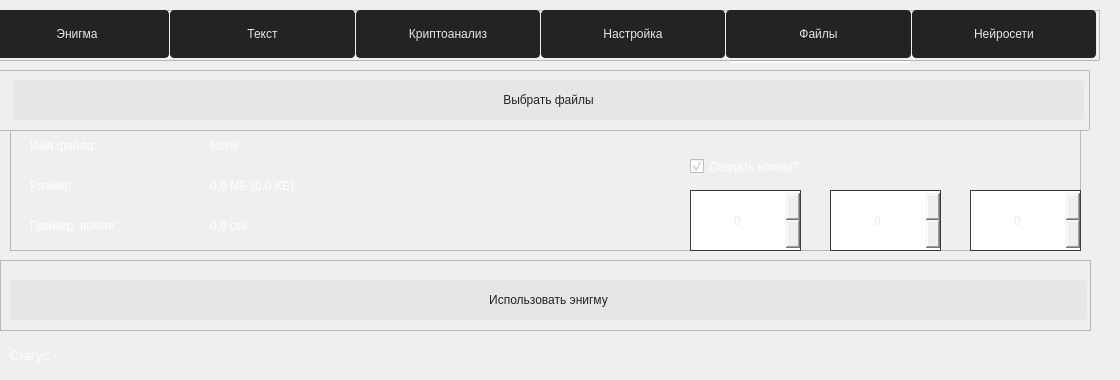
    <widget class="QWidget" name="tab_3">
     <attribute name="title">
      <string>Работа с файлами</string>
     </attribute>
     <widget class="QFrame" name="frame_3">
      <property name="geometry">
       <rect>
        <x>-11</x>
        <y>10</y>
        <width>1111</width>
        <height>51</height>
       </rect>
      </property>
      <property name="styleSheet">
       <string notr="true">QPushButton{
	border: 1px solid rgb(35, 35, 35);
	background-color: rgb(35, 35, 35);
	border-radius: 4px;
	color: rgb(230, 230, 230);
}

QPushButton:hover{
	background-color: rgb(0, 65, 65);
	border: 1px solid rgb(0, 35, 35);
}
QPushButton:pressed{
	background-color: rgb(0, 35, 35);
	border: 1px solid rgb(0, 15, 15);
}</string>
      </property>
      <property name="frameShape">
       <enum>QFrame::StyledPanel</enum>
      </property>
      <property name="frameShadow">
       <enum>QFrame::Raised</enum>
      </property>
      <widget class="QWidget" name="horizontalLayoutWidget_3">
       <property name="geometry">
        <rect>
         <x>-4</x>
         <y>0</y>
         <width>1111</width>
         <height>51</height>
        </rect>
       </property>
       <layout class="QHBoxLayout" name="horizontalLayout_3">
        <property name="spacing">
         <number>1</number>
        </property>
        <property name="sizeConstraint">
         <enum>QLayout::SetMaximumSize</enum>
        </property>
        <property name="leftMargin">
         <number>0</number>
        </property>
        <item>
         <widget class="QPushButton" name="pushButton_7">
          <property name="minimumSize">
           <size>
            <width>0</width>
            <height>48</height>
           </size>
          </property>
          <property name="text">
           <string>Энигма</string>
          </property>
         </widget>
        </item>
        <item>
         <widget class="QPushButton" name="pushButton_8">
          <property name="minimumSize">
           <size>
            <width>0</width>
            <height>48</height>
           </size>
          </property>
          <property name="text">
           <string>Текст</string>
          </property>
         </widget>
        </item>
        <item>
         <widget class="QPushButton" name="pushButton_14">
          <property name="minimumSize">
           <size>
            <width>0</width>
            <height>48</height>
           </size>
          </property>
          <property name="styleSheet">
           <string notr="true"/>
          </property>
          <property name="text">
           <string>Криптоанализ</string>
          </property>
         </widget>
        </item>
        <item>
         <widget class="QPushButton" name="pushButton_28">
          <property name="minimumSize">
           <size>
            <width>0</width>
            <height>48</height>
           </size>
          </property>
          <property name="text">
           <string>Настройка</string>
          </property>
         </widget>
        </item>
        <item>
         <widget class="QPushButton" name="pushButton_9">
          <property name="minimumSize">
           <size>
            <width>0</width>
            <height>48</height>
           </size>
          </property>
          <property name="text">
           <string>Файлы</string>
          </property>
         </widget>
        </item>
        <item>
         <widget class="QPushButton" name="pushButton_46">
          <property name="minimumSize">
           <size>
            <width>0</width>
            <height>48</height>
           </size>
          </property>
          <property name="text">
           <string>Нейросети</string>
          </property>
         </widget>
        </item>
       </layout>
      </widget>
     </widget>
     <widget class="Line" name="line_3">
      <property name="geometry">
       <rect>
        <x>730</x>
        <y>60</y>
        <width>180</width>
        <height>3</height>
       </rect>
      </property>
      <property name="styleSheet">
       <string notr="true">background-color: rgb(255, 255, 255);</string>
      </property>
      <property name="orientation">
       <enum>Qt::Horizontal</enum>
      </property>
     </widget>
     <widget class="QFrame" name="frame_10">
      <property name="geometry">
       <rect>
        <x>-11</x>
        <y>70</y>
        <width>1101</width>
        <height>61</height>
       </rect>
      </property>
      <property name="styleSheet">
       <string notr="true">QPushButton{
	border: 1px solid rgb(230, 230, 230);
	background-color: rgb(230, 230, 230);
	border-radius: 4px;
	color: rgb(35, 35, 35);
}

QPushButton:hover{
	background-color: rgb(0, 65, 65);
	border: 1px solid rgb(0, 35, 35);
}
QPushButton:pressed{
	color: rgb(255, 255, 255);
	background-color: rgb(0, 35, 35);
	border: 1px solid rgb(0, 15, 15);
}</string>
      </property>
      <property name="frameShape">
       <enum>QFrame::StyledPanel</enum>
      </property>
      <property name="frameShadow">
       <enum>QFrame::Raised</enum>
      </property>
      <widget class="QPushButton" name="pushButton_39">
       <property name="geometry">
        <rect>
         <x>24</x>
         <y>10</y>
         <width>1071</width>
         <height>40</height>
        </rect>
       </property>
       <property name="minimumSize">
        <size>
         <width>0</width>
         <height>40</height>
        </size>
       </property>
       <property name="styleSheet">
        <string notr="true"/>
       </property>
       <property name="text">
        <string>Выбрать файлы</string>
       </property>
      </widget>
     </widget>
     <widget class="QFrame" name="frame_11">
      <property name="geometry">
       <rect>
        <x>10</x>
        <y>130</y>
        <width>1071</width>
        <height>121</height>
       </rect>
      </property>
      <property name="styleSheet">
       <string notr="true">color: rgb(255, 255, 255);</string>
      </property>
      <property name="frameShape">
       <enum>QFrame::StyledPanel</enum>
      </property>
      <property name="frameShadow">
       <enum>QFrame::Raised</enum>
      </property>
      <widget class="QLabel" name="label_14">
       <property name="geometry">
        <rect>
         <x>20</x>
         <y>0</y>
         <width>181</width>
         <height>31</height>
        </rect>
       </property>
       <property name="text">
        <string>Имя файла:</string>
       </property>
      </widget>
      <widget class="QLabel" name="label_16">
       <property name="geometry">
        <rect>
         <x>200</x>
         <y>0</y>
         <width>871</width>
         <height>31</height>
        </rect>
       </property>
       <property name="styleSheet">
        <string notr="true">font: 11pt &quot;Sitka Heading&quot;;</string>
       </property>
       <property name="text">
        <string>None</string>
       </property>
      </widget>
      <widget class="QLabel" name="label_17">
       <property name="geometry">
        <rect>
         <x>20</x>
         <y>30</y>
         <width>171</width>
         <height>51</height>
        </rect>
       </property>
       <property name="text">
        <string>Размер:</string>
       </property>
      </widget>
      <widget class="QLabel" name="label_18">
       <property name="geometry">
        <rect>
         <x>200</x>
         <y>40</y>
         <width>521</width>
         <height>31</height>
        </rect>
       </property>
       <property name="text">
        <string>0.0 МБ (0.0 КБ)</string>
       </property>
      </widget>
      <widget class="QLabel" name="label_19">
       <property name="geometry">
        <rect>
         <x>20</x>
         <y>80</y>
         <width>171</width>
         <height>31</height>
        </rect>
       </property>
       <property name="text">
        <string>Пример. время:</string>
       </property>
      </widget>
      <widget class="QLabel" name="label_20">
       <property name="geometry">
        <rect>
         <x>200</x>
         <y>80</y>
         <width>521</width>
         <height>31</height>
        </rect>
       </property>
       <property name="text">
        <string>0.0 сек</string>
       </property>
      </widget>
      <widget class="QSpinBox" name="spinBox_5">
       <property name="geometry">
        <rect>
         <x>680</x>
         <y>60</y>
         <width>111</width>
         <height>61</height>
        </rect>
       </property>
       <property name="styleSheet">
        <string notr="true">color: rgb(235, 235, 235);
font: 18pt &quot;Segoe UI&quot;;
border: 1px solid rgb(59, 59, 59);</string>
       </property>
       <property name="alignment">
        <set>Qt::AlignCenter</set>
       </property>
       <property name="minimum">
        <number>0</number>
       </property>
       <property name="maximum">
        <number>255</number>
       </property>
       <property name="value">
        <number>0</number>
       </property>
      </widget>
      <widget class="QSpinBox" name="spinBox_6">
       <property name="geometry">
        <rect>
         <x>960</x>
         <y>60</y>
         <width>111</width>
         <height>61</height>
        </rect>
       </property>
       <property name="styleSheet">
        <string notr="true">color: rgb(235, 235, 235);
font: 18pt &quot;Segoe UI&quot;;
border: 1px solid rgb(59, 59, 59);</string>
       </property>
       <property name="alignment">
        <set>Qt::AlignCenter</set>
       </property>
       <property name="minimum">
        <number>0</number>
       </property>
       <property name="maximum">
        <number>255</number>
       </property>
       <property name="value">
        <number>0</number>
       </property>
      </widget>
      <widget class="QSpinBox" name="spinBox_7">
       <property name="geometry">
        <rect>
         <x>820</x>
         <y>60</y>
         <width>111</width>
         <height>61</height>
        </rect>
       </property>
       <property name="styleSheet">
        <string notr="true">color: rgb(235, 235, 235);
font: 18pt &quot;Segoe UI&quot;;
border: 1px solid rgb(59, 59, 59);</string>
       </property>
       <property name="alignment">
        <set>Qt::AlignCenter</set>
       </property>
       <property name="minimum">
        <number>0</number>
       </property>
       <property name="maximum">
        <number>255</number>
       </property>
       <property name="value">
        <number>0</number>
       </property>
      </widget>
      <widget class="QCheckBox" name="checkBox_2">
       <property name="geometry">
        <rect>
         <x>680</x>
         <y>26</y>
         <width>391</width>
         <height>21</height>
        </rect>
       </property>
       <property name="text">
        <string>Создать копию?</string>
       </property>
       <property name="checked">
        <bool>true</bool>
       </property>
      </widget>
     </widget>
     <widget class="QFrame" name="frame_13">
      <property name="geometry">
       <rect>
        <x>0</x>
        <y>260</y>
        <width>1091</width>
        <height>71</height>
       </rect>
      </property>
      <property name="styleSheet">
       <string notr="true">QPushButton{
	border: 1px solid rgb(230, 230, 230);
	background-color: rgb(230, 230, 230);
	border-radius: 4px;
	color: rgb(35, 35, 35);
}

QPushButton:hover{
	background-color: rgb(0, 65, 65);
	border: 1px solid rgb(0, 35, 35);
}
QPushButton:pressed{
	color: rgb(255, 255, 255);
	background-color: rgb(0, 35, 35);
	border: 1px solid rgb(0, 15, 15);
}</string>
      </property>
      <property name="frameShape">
       <enum>QFrame::StyledPanel</enum>
      </property>
      <property name="frameShadow">
       <enum>QFrame::Raised</enum>
      </property>
      <widget class="QPushButton" name="pushButton_33">
       <property name="geometry">
        <rect>
         <x>10</x>
         <y>20</y>
         <width>1077</width>
         <height>40</height>
        </rect>
       </property>
       <property name="minimumSize">
        <size>
         <width>0</width>
         <height>40</height>
        </size>
       </property>
       <property name="styleSheet">
        <string notr="true"/>
       </property>
       <property name="text">
        <string>Использовать энигму</string>
       </property>
      </widget>
     </widget>
     <widget class="QLabel" name="label_21">
      <property name="geometry">
       <rect>
        <x>10</x>
        <y>340</y>
        <width>1081</width>
        <height>31</height>
       </rect>
      </property>
      <property name="styleSheet">
       <string notr="true">color: rgb(255, 255, 255);</string>
      </property>
      <property name="text">
       <string>Статус: -</string>
      </property>
     </widget>
    </widget>
